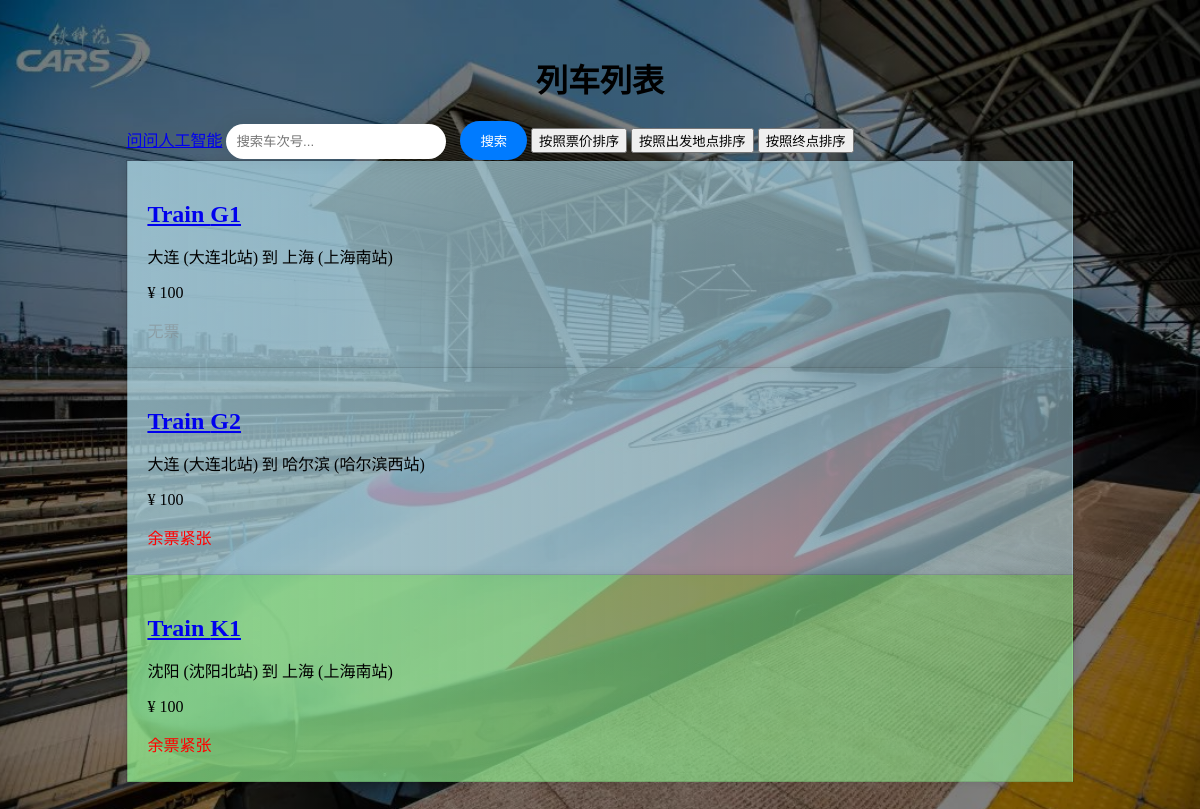
The page /trains/ on the database as committed earlier.
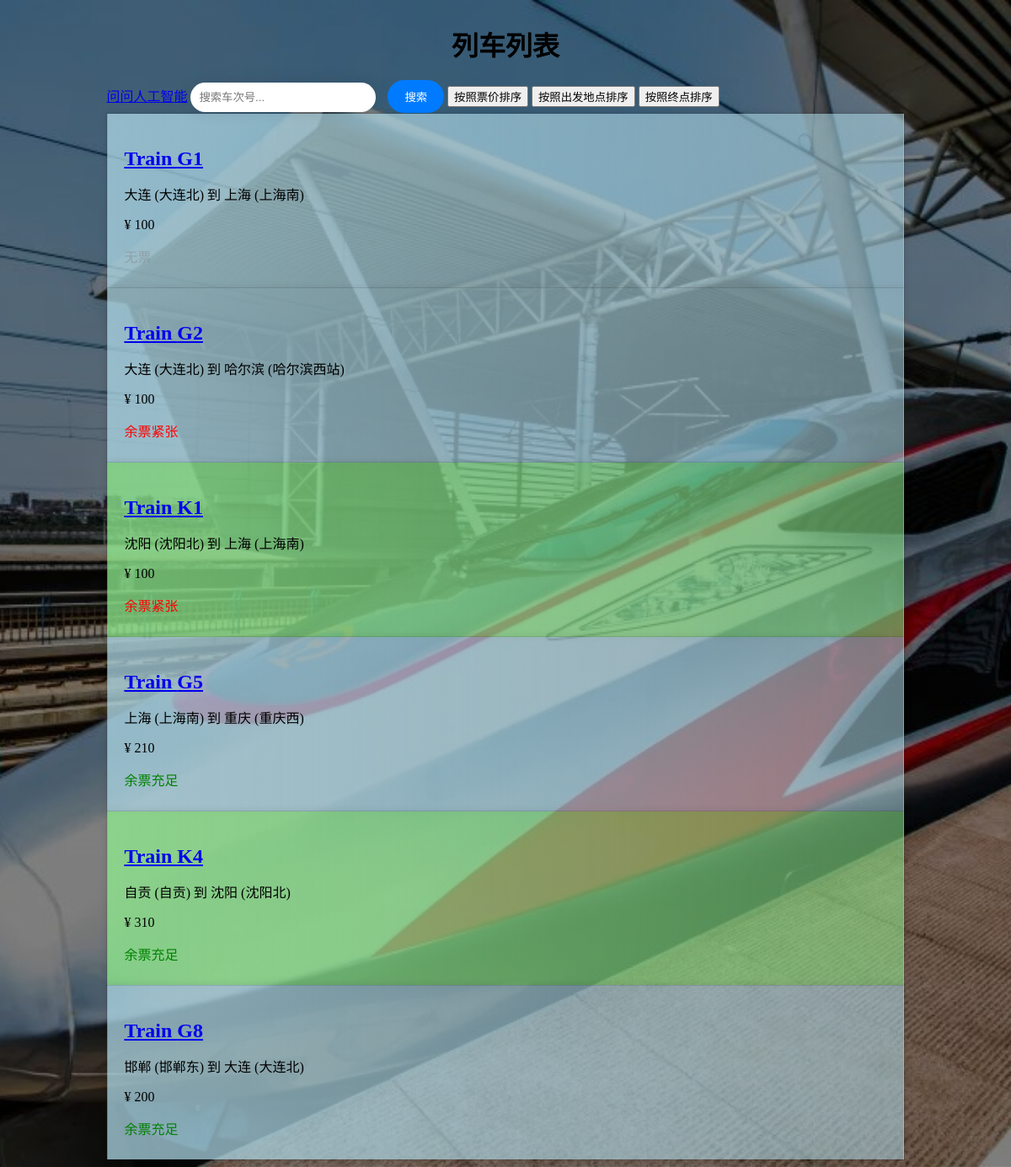
The same page on the database as committed later.
### trains/models.py (models this page shows, shortened)
class Train(models.Model):
    origin = models.ForeignKey(Station, on_delete=models.CASCADE, related_name="departures")
    destination = models.ForeignKey(Station, on_delete=models.CASCADE, related_name="arrivals")
    duration = models.IntegerField()
    cost = models.IntegerField()
    trainNum = models.CharField(max_length=64)
    ticketNum = models.IntegerField()

class Station(models.Model):
    code = models.CharField(max_length=3)
    city = models.CharField(max_length=64)
    def __str__(self):
        return f"{self.city} ({self.code})"

### trains/views.py (the view)
# urls.py: path("", views.index, name="index"),
def index(request):
    return render(request, "trains/index.html", {
        "trains": Train.objects.all()
    })

### trains/templates/trains/index.html (shortened to what this page needs)
{% load static %}
<!DOCTYPE html>
<html lang="en">
<head>
    <link rel="stylesheet" type="text/css" href="{% static 'trains/style.css' %}">
</head>
<body>
    <div class="main-content">
        <h1 class="page-title">列车列表</h1>
        <a href="http://127.0.0.1:8000/trains/run_python_script/">问问人工智能</a>
        <input type="text" id="search-box" placeholder="搜索车次号...">
        <button type="button" class="btn btn-primary" id="search-btn">搜索</button>
        <button type="button" class="btn btn-primary" id="sort-price">按照票价排序</button>
        <button type="button" class="btn btn-primary" id="sort-origin">按照出发地点排序</button>
        <button type="button" class="btn btn-primary" id="sort-destination">按照终点排序</button>
        <table class="train-list">
            {% for train in trains %}
                <tr class="train-row" data-train-id="{{ train.id }}" data-train-num="{{ train.trainNum }}" data-train-cost="{{ train.cost }}" data-train-origin="{{ train.origin }}" data-train-destination="{{ train.destination }}">
                    <td class="train-info">
                        <h2 class="train-title"><a href="{% url 'train' train.id %}">Train {{ train.trainNum }}</a></h2>
                        <p class="route">{{ train.origin }} 到 {{ train.destination }}</p>
                        <p class="cost">¥ {{ train.cost }}</p>
                        {% if train.ticketNum > 5 %}
                            <p class="ticket-info abundant">余票充足</p>
                        {% elif train.ticketNum > 0 %}
                            <p class="ticket-info scarce">余票紧张</p>
                        {% else %}
                            <p class="ticket-info none">无票</p>
                        {% endif %}
                    </td>
                </tr>
            {% endfor %}
        </table>
    </div>
</body>
</html>

### trains/static/trains/style.css (style rules this page uses)
body { background-image: linear-gradient(rgba(0, 0, 0, 0.5), rgba(0, 0, 0, 0.5)), url('2.jpg'); background-size: cover; background-position: center; background-repeat: no-repeat; display: flex; align-items: center; justify-content: center; min-height: 100vh; flex-direction: column; }
#search-box { width: 200px; padding: 10px; border: none; border-radius: 20px; box-shadow: 0 0 15px 4px rgba(0,0,0,0.06); transition: all 0.3s ease; }
#search-btn { margin-left: 10px; padding: 10px 20px; border: none; border-radius: 20px; background-color: #007BFF; color: white; cursor: pointer; transition: all 0.3s ease; }
.train-list { border-collapse: collapse; }
.main-content { width: 80%; margin: auto; }
.page-title { text-align: center; margin-bottom: 20px; }
.train-list { width: 100%; border-collapse: collapse; }
.train-row { border: none; height: 20vh; }
.train-info { padding: 20px; }
.train-title { font-size: 1.5em; margin-bottom: 10px; }
.route, .cost, .ticket-info { margin-bottom: 5px; }
.ticket-info.abundant { color: green; }
.ticket-info.scarce { color: red; }
.ticket-info.none { color: rgba(128, 128, 128, 0.46); }
.train-row { border: 1px solid rgba(0, 0, 0, 0.1); box-shadow: 0 0 10px rgba(0, 0, 0, 0.1); background-color: rgba(255, 255, 255, 0.5); background-image: linear-gradient(to right, rgba(255, 255, 255, 0.5), rgba(255, 255, 255, 0.1)); }
.train-row[data-train-num^="K"] { background-color: rgba(144, 238, 144, 0.5); background-image: linear-gradient(to right, rgba(144, 238, 144, 0.5), rgba(144, 238, 144, 0.1)); }
.train-row[data-train-num^="G"] { background-color: rgba(173, 216, 230, 0.5); background-image: linear-gradient(to right, rgba(173, 216, 230, 0.5), rgba(173, 216, 230, 0.1)); }

Rows that differ between the two databases and show on the page:
changed through a linked row, Train (number 1 of 6 on the later page): origin "大连 (大连北站)" → "大连 (大连北)"; destination "上海 (上海南站)" → "上海 (上海南)"
changed Train "哈尔滨 (哈尔滨西站)": origin "大连 (大连北站)" → "大连 (大连北)"
changed through a linked row, Train (number 3 of 6 on the later page): origin "沈阳 (沈阳北站)" → "沈阳 (沈阳北)"; destination "上海 (上海南站)" → "上海 (上海南)"
added Train: trainNum "G5", origin "上海 (上海南)", destination "重庆 (重庆西)", cost "210", ticketNum "余票充足"
added Train: trainNum "K4", origin "自贡 (自贡)", destination "沈阳 (沈阳北)", cost "310", ticketNum "余票充足"
added Train: trainNum "G8", origin "邯郸 (邯郸东)", destination "大连 (大连北)", cost "200", ticketNum "余票充足"
